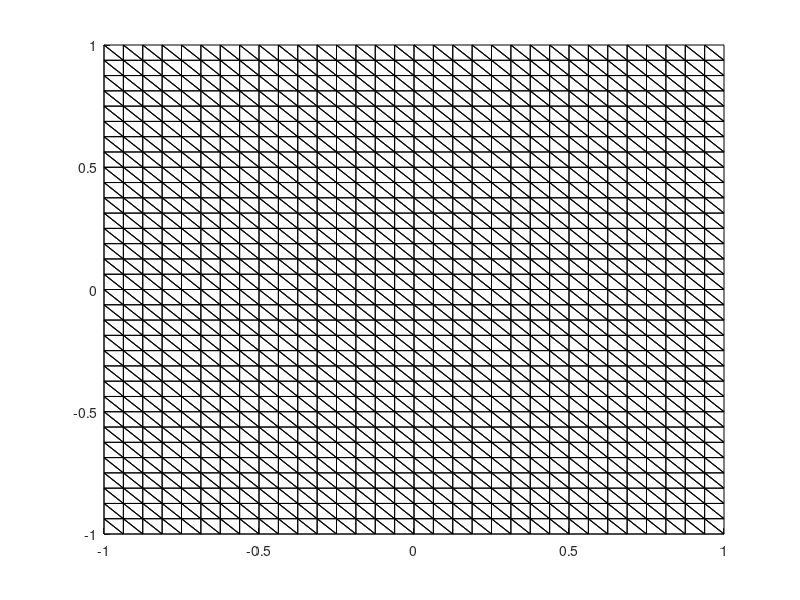

Write MATLAB code to recreate this figure.
close all
clc

format long

fA = fopen( 'point.txt' , 'r' );
fB = fopen( 'element.txt', 'r');
fC = fopen( 'eltnum.txt', 'r');
point = (fscanf(fA, '%f', [3 Inf] ))';
ptnum = (fscanf(fB, '%f', [3 Inf] ))';
eltnum = (fscanf(fC, '%f', [3 Inf] ))';

max = size(ptnum);
max = max(1);

figure(1)
hold on
for e=1:max
    x = [point( ptnum(e,3)+1,1 ); point( ptnum(e,1)+1,1 ); point( ptnum(e,2)+1,1 ); point( ptnum(e,3)+1,1 ) ];
    y = [point( ptnum(e,3)+1,2 ); point( ptnum(e,1)+1,2 ); point( ptnum(e,2)+1,2 ); point( ptnum(e,3)+1,2 ) ];
    plot(x,y, 'k' )
end

% Element number
% for e=1:max
%     k=num2str( e );
%     x1=point(ptnum(e,1)+1,:);
%     x2=point(ptnum(e,2)+1,:);
%     x3=point(ptnum(e,3)+1,:);
%     m=(x1+x2+x3)/3;
%     text( m(1), m(2) , k);
% end

% Across number
% for e=1:max
%     for i=1:3
%         k=num2str( eltnum(e,i)+1 );
%         text( point( ptnum(e,i)+1,1 ), point( ptnum(e,i)+1,2 ), k );
%     end
% end

max = size(point);
max = max(1);
% Point number
% for i=1:max
%     k=num2str( i );
%     text( point(i,1) , point(i,2) , k );
% end

% Boundary number
% for i=1:max
%     k=num2str( point(i,3) );
%     text( point(i,1) , point(i,2) , k );
% end



clear fA fB fC
clear e k x y m
clear x1 x2 x3
